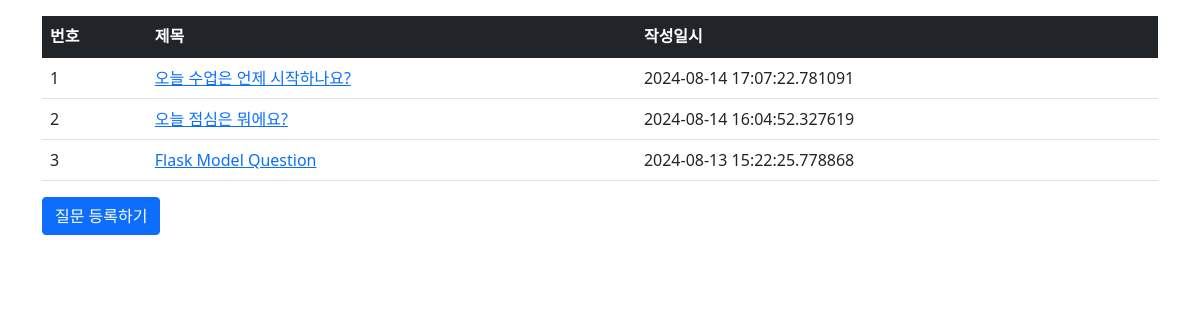
Page /question/list/ on the committed database.
### pybo/models.py (models this page shows)
class Question(db.Model):
    id = db.Column(db.Integer, primary_key=True)
    subject = db.Column(db.String(200), nullable=False)
    content = db.Column(db.Text(), nullable = False)
    create_date = db.Column(db.DateTime(), nullable=False)

### pybo/views/question_views.py (the view)
@bp.route('/list/')
def _list():
    question_list = Question.query.order_by(Question.create_date.desc())
    return render_template('question/question_list.html', question_list=question_list)

### pybo/templates/question/question_list.html
{% extends 'base.html'%}
{% block content %}
<div class="container my-3">
    <table class="table">
        <thread>
        <tr class="table-dark">
         <th>번호</th>
         <th>제목</th>
         <th>작성일시</th>
        </tr>
        </thread>
        <tbody>
        {% if question_list %}
        {% for question in question_list %}
        <tr>
            <td>{{loop.index}}</td>
            <td>
                <a href="{{ url_for('question.detail', question_id=question.id)}}">{{ question.subject}}</a>
            </td>
            <td>{{question.create_date}}</td>
        </tr>
        {% endfor %}
        {% else %}
        <tr>
            <td colspan="3">질문이 없습니다.</td>
        </tr>
        {% endif %}
        </tbody>
    </table>
    <a href="{{url_for('question.create')}}" class="btn btn-primary">질문 등록하기</a>
</div>
{% endblock %}

### rows in the picture
Question: subject "오늘 수업은 언제 시작하나요?", create_date "2024-08-14 17:07:22.781091"
Question: subject "오늘 점심은 뭐에요?", create_date "2024-08-14 16:04:52.327619"
Question: subject "Flask Model Question", create_date "2024-08-13 15:22:25.778868"
